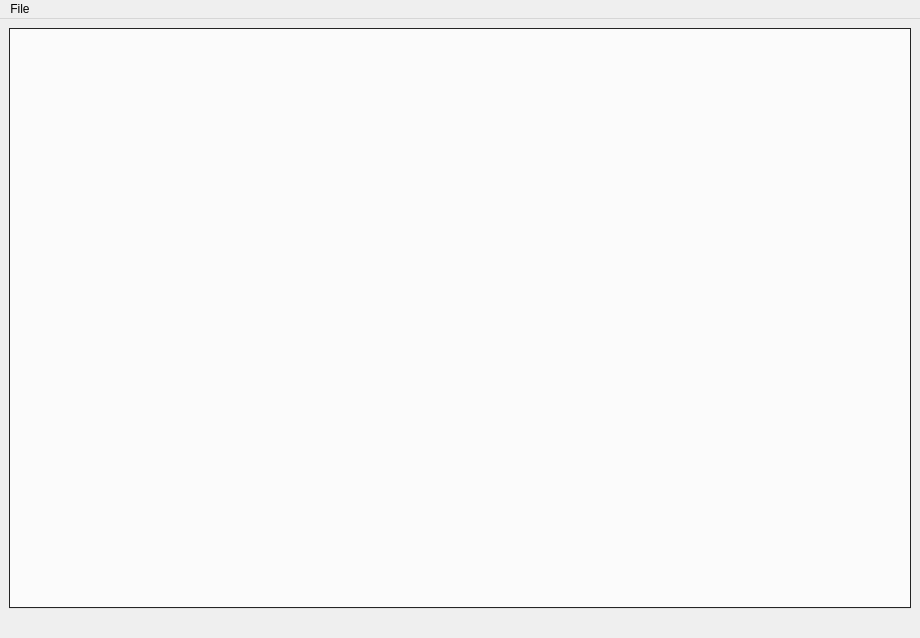
<?xml version="1.0" encoding="UTF-8"?>
<ui version="4.0">
 <class>ScriptEditorWindow</class>
 <widget class="QMainWindow" name="ScriptEditorWindow">
  <property name="geometry">
   <rect>
    <x>0</x>
    <y>0</y>
    <width>920</width>
    <height>638</height>
   </rect>
  </property>
  <property name="font">
   <font>
    <family>Segoe UI</family>
   </font>
  </property>
  <property name="windowTitle">
   <string>Script Editor</string>
  </property>
  <widget class="QWidget" name="centralwidget">
   <layout class="QGridLayout" name="gridLayout">
    <item row="1" column="0">
     <widget class="QTabWidget" name="fileTabWidget">
      <property name="palette">
       <palette>
        <active>
         <colorrole role="Base">
          <brush brushstyle="SolidPattern">
           <color alpha="255">
            <red>40</red>
            <green>40</green>
            <blue>40</blue>
           </color>
          </brush>
         </colorrole>
         <colorrole role="Window">
          <brush brushstyle="SolidPattern">
           <color alpha="255">
            <red>50</red>
            <green>50</green>
            <blue>50</blue>
           </color>
          </brush>
         </colorrole>
        </active>
        <inactive>
         <colorrole role="Base">
          <brush brushstyle="SolidPattern">
           <color alpha="255">
            <red>40</red>
            <green>40</green>
            <blue>40</blue>
           </color>
          </brush>
         </colorrole>
         <colorrole role="Window">
          <brush brushstyle="SolidPattern">
           <color alpha="255">
            <red>50</red>
            <green>50</green>
            <blue>50</blue>
           </color>
          </brush>
         </colorrole>
        </inactive>
        <disabled>
         <colorrole role="Base">
          <brush brushstyle="SolidPattern">
           <color alpha="255">
            <red>50</red>
            <green>50</green>
            <blue>50</blue>
           </color>
          </brush>
         </colorrole>
         <colorrole role="Window">
          <brush brushstyle="SolidPattern">
           <color alpha="255">
            <red>50</red>
            <green>50</green>
            <blue>50</blue>
           </color>
          </brush>
         </colorrole>
        </disabled>
       </palette>
      </property>
      <property name="font">
       <font>
        <family>Consolas</family>
        <pointsize>10</pointsize>
       </font>
      </property>
      <property name="autoFillBackground">
       <bool>false</bool>
      </property>
      <property name="styleSheet">
       <string notr="true"/>
      </property>
      <property name="currentIndex">
       <number>-1</number>
      </property>
      <property name="documentMode">
       <bool>false</bool>
      </property>
      <property name="tabsClosable">
       <bool>true</bool>
      </property>
     </widget>
    </item>
    <item row="2" column="0">
     <widget class="QLabel" name="iconLabel">
      <property name="text">
       <string/>
      </property>
      <property name="scaledContents">
       <bool>false</bool>
      </property>
      <property name="alignment">
       <set>Qt::AlignCenter</set>
      </property>
     </widget>
    </item>
   </layout>
  </widget>
  <widget class="QMenuBar" name="menubar">
   <property name="geometry">
    <rect>
     <x>0</x>
     <y>0</y>
     <width>920</width>
     <height>21</height>
    </rect>
   </property>
   <widget class="QMenu" name="menuFile">
    <property name="title">
     <string>File</string>
    </property>
    <addaction name="actionNew"/>
    <addaction name="actionOpen"/>
    <addaction name="actionSave"/>
   </widget>
   <addaction name="menuFile"/>
  </widget>
  <action name="actionSave">
   <property name="text">
    <string>Save</string>
   </property>
   <property name="shortcut">
    <string>Ctrl+S</string>
   </property>
  </action>
  <action name="actionOpen">
   <property name="text">
    <string>Open</string>
   </property>
   <property name="shortcut">
    <string>Ctrl+O</string>
   </property>
  </action>
  <action name="actionNew">
   <property name="text">
    <string>New</string>
   </property>
   <property name="shortcut">
    <string>Ctrl+N</string>
   </property>
  </action>
 </widget>
 <resources/>
 <connections/>
</ui>
